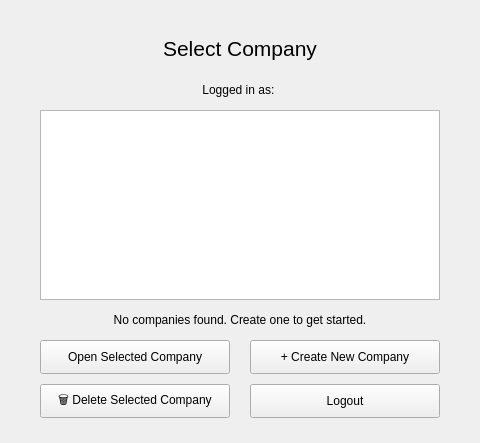
<?xml version="1.0" encoding="UTF-8"?>
<ui version="4.0">
 <class>SelectCompany</class>
 <widget class="QWidget" name="SelectCompany">
  <property name="geometry">
   <rect>
    <x>0</x>
    <y>0</y>
    <width>480</width>
    <height>443</height>
   </rect>
  </property>
  <property name="windowTitle">
   <string notr="true">Payroll App by Barry Prinsloo — Select Company</string>
  </property>
  <widget class="QLabel" name="lblTitle">
   <property name="geometry">
    <rect>
     <x>40</x>
     <y>30</y>
     <width>400</width>
     <height>36</height>
    </rect>
   </property>
   <property name="font">
    <font>
     <pointsize>16</pointsize>
    </font>
   </property>
   <property name="autoFillBackground">
    <bool>true</bool>
   </property>
   <property name="frameShape">
    <enum>QFrame::Shape::NoFrame</enum>
   </property>
   <property name="frameShadow">
    <enum>QFrame::Shadow::Raised</enum>
   </property>
   <property name="text">
    <string>Select Company</string>
   </property>
   <property name="alignment">
    <set>Qt::AlignmentFlag::AlignCenter</set>
   </property>
  </widget>
  <widget class="QLabel" name="lblUser">
   <property name="geometry">
    <rect>
     <x>40</x>
     <y>80</y>
     <width>400</width>
     <height>20</height>
    </rect>
   </property>
   <property name="text">
    <string>Logged in as: </string>
   </property>
   <property name="alignment">
    <set>Qt::AlignmentFlag::AlignCenter</set>
   </property>
  </widget>
  <widget class="QListWidget" name="lstCompanies">
   <property name="geometry">
    <rect>
     <x>40</x>
     <y>110</y>
     <width>400</width>
     <height>190</height>
    </rect>
   </property>
  </widget>
  <widget class="QLabel" name="lblNoCompanies">
   <property name="geometry">
    <rect>
     <x>40</x>
     <y>310</y>
     <width>400</width>
     <height>20</height>
    </rect>
   </property>
   <property name="text">
    <string>No companies found. Create one to get started.</string>
   </property>
   <property name="alignment">
    <set>Qt::AlignmentFlag::AlignCenter</set>
   </property>
  </widget>
  <widget class="QPushButton" name="btnOpen">
   <property name="geometry">
    <rect>
     <x>40</x>
     <y>340</y>
     <width>190</width>
     <height>34</height>
    </rect>
   </property>
   <property name="text">
    <string>Open Selected Company</string>
   </property>
  </widget>
  <widget class="QPushButton" name="btnCreate">
   <property name="geometry">
    <rect>
     <x>250</x>
     <y>340</y>
     <width>190</width>
     <height>34</height>
    </rect>
   </property>
   <property name="text">
    <string>+ Create New Company</string>
   </property>
  </widget>
  <widget class="QPushButton" name="btnDelete">
   <property name="geometry">
    <rect>
     <x>40</x>
     <y>384</y>
     <width>190</width>
     <height>34</height>
    </rect>
   </property>
   <property name="text">
    <string>🗑 Delete Selected Company</string>
   </property>
  </widget>
  <widget class="QPushButton" name="btnLogout">
   <property name="geometry">
    <rect>
     <x>250</x>
     <y>384</y>
     <width>190</width>
     <height>34</height>
    </rect>
   </property>
   <property name="text">
    <string>Logout</string>
   </property>
  </widget>
 </widget>
 <resources/>
 <connections/>
</ui>
